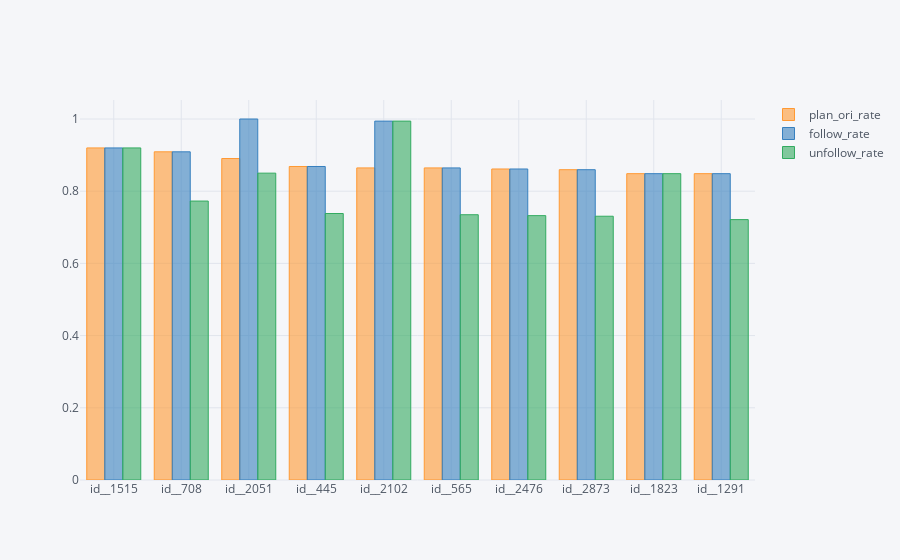

Notebook code for this chart:
### Code cell
final.iplot(kind='bar', x='plan_ori_id')

### Figure 1 — Plotly figure (JSON) as saved in the notebook; plotly's stock layout.template omitted (floating-point values rounded to 4 significant figures)
{"data": [{"marker": {"color": "rgba(255, 153, 51, 0.6)", "line": {"color": "rgba(255, 153, 51, 1.0)", "width": 1}}, "name": "plan_ori_rate", "orientation": "v", "text": "", "type": "bar", "uid": "154b7b4f-acaf-4be0-a1b6-183a94efaf77", "x": ["id__1515", "id__708", "id__2051", "id__445", "id__2102", "id__565", "id__2476", "id__2873", "id__1823", "id__1291"], "y": [0.9199, 0.9091, 0.8905, 0.8685, 0.8645, 0.8645, 0.8615, 0.8596, 0.8486, 0.8486]}, {"marker": {"color": "rgba(55, 128, 191, 0.6)", "line": {"color": "rgba(55, 128, 191, 1.0)", "width": 1}}, "name": "follow_rate", "orientation": "v", "text": "", "type": "bar", "uid": "17fd9ae6-fde2-4baf-bf19-48e7eea192f2", "x": ["id__1515", "id__708", "id__2051", "id__445", "id__2102", "id__565", "id__2476", "id__2873", "id__1823", "id__1291"], "y": [0.9199, 0.9091, 1, 0.8685, 0.9942, 0.8645, 0.8615, 0.8596, 0.8486, 0.8486]}, {"marker": {"color": "rgba(50, 171, 96, 0.6)", "line": {"color": "rgba(50, 171, 96, 1.0)", "width": 1}}, "name": "unfollow_rate", "orientation": "v", "text": "", "type": "bar", "uid": "a94050b9-6e80-40a7-b103-436f0ca333fb", "x": ["id__1515", "id__708", "id__2051", "id__445", "id__2102", "id__565", "id__2476", "id__2873", "id__1823", "id__1291"], "y": [0.9199, 0.7727, 0.85, 0.7382, 0.9942, 0.7348, 0.7323, 0.7307, 0.8486, 0.7213]}], "layout": {"legend": {"bgcolor": "#F5F6F9", "font": {"color": "#4D5663"}}, "paper_bgcolor": "#F5F6F9", "plot_bgcolor": "#F5F6F9", "title": {"font": {"color": "#4D5663"}}, "xaxis": {"gridcolor": "#E1E5ED", "showgrid": true, "tickfont": {"color": "#4D5663"}, "title": {"font": {"color": "#4D5663"}, "text": ""}, "zerolinecolor": "#E1E5ED"}, "yaxis": {"gridcolor": "#E1E5ED", "showgrid": true, "tickfont": {"color": "#4D5663"}, "title": {"font": {"color": "#4D5663"}, "text": ""}, "zerolinecolor": "#E1E5ED"}}}
